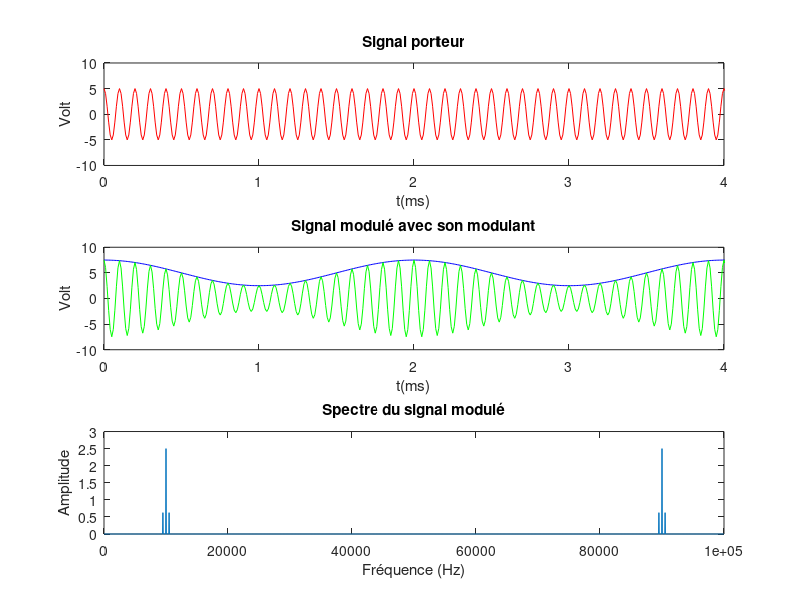

This figure's MATLAB source:
clear;
clc;
close;
%% Initialisation des variables
fp=10000; %fréquence porteuse (Hz)
Ep=5;    %amplitude de la porteuse

fm=500;  %fréquence du modulant sinusoïdal
Tm=1/fm;

m=0.5;   %indice de modulation

fe=100000;    %fréquence échantillonnage
Te=1/fe; %période d'échantillonnage   
Ne=2000;  %nombre de points de simulation

t=(0:Ne-1)*Te;

%% Création des différents signaux: modulant, porteuse et signal AM

mt=1*cos(2*pi*fm*t); % Signal modulant m(t)
pt=Ep*cos(2*pi*fp*t); % Signal porteur p(t)

st=(1+m*mt).* pt; % Signal modulé s(t)


%% Affichage des chronogrammes
subplot(3,1,1)
plot(t*1000,pt,"r")
title("Signal porteur")
xlabel('t(ms)')
ylabel('Volt')
axis([0 4 -10 10])

subplot(3,1,2)
plot(t*1000,5*m*mt+5,"b")
hold on
plot(t*1000,st,"g")
title("Signal modulé avec son modulant")
xlabel('t(ms)')
ylabel('Volt')
axis([0 4 -10 10])

%% Calcul puis affichage des spectres 

N = length(t);
S = fft(st); % FFT permet de générer une transformé de fourier, que l'on utilise pour représenté les raies du spectre
f = (0:N-1)*(fe/N); % fe est la fréquence d'échantillonnage

subplot(3,1,3)
plot(f, abs(S)/N)
xlabel('Fréquence (Hz)')
ylabel('Amplitude')
title('Spectre du signal modulé')